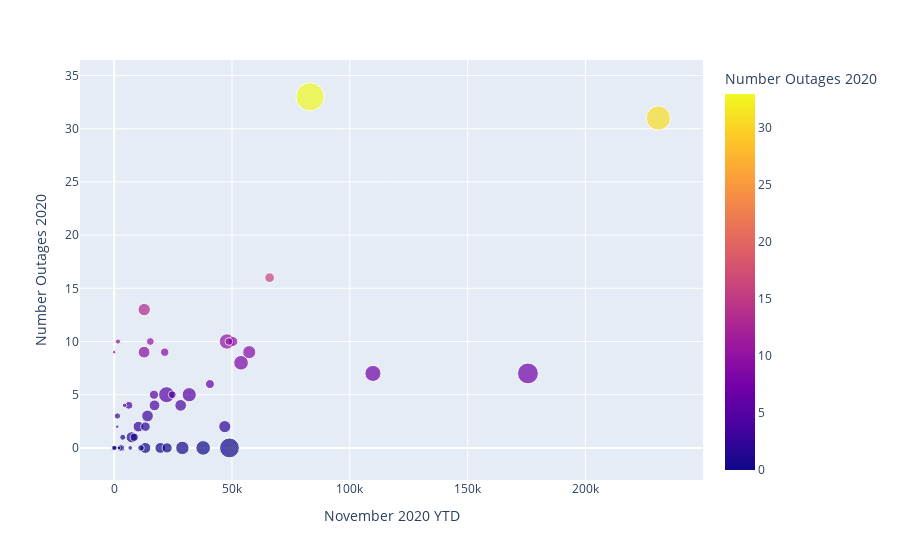

The notebook cell this image was saved under:
### Code cell
px.scatter(df, x='November 2020 YTD', y='Number Outages 2020', hover_name=df.index, size='Population 2019',
          color='Number Outages 2020')

### Figure 1 — Plotly figure (JSON) as saved in the notebook; plotly's stock layout.template omitted (floating-point values rounded to 4 significant figures)
{"data": [{"hovertemplate": "<b>%{hovertext}</b><br><br>November 2020 YTD=%{x}<br>Number Outages 2020=%{marker.color}<br>Population 2019=%{marker.size}<extra></extra>", "hovertext": ["Connecticut", "Maine", "Massachusetts", "New Hampshire", "Rhode Island", "Vermont", "New Jersey", "New York", "Pennsylvania", "Illinois", "Indiana", "Michigan", "Ohio", "Wisconsin", "Iowa", "Kansas", "Minnesota", "Missouri", "Nebraska", "North Dakota", "South Dakota", "Delaware", "Florida", "Georgia", "Maryland", "North Carolina", "South Carolina", "Virginia", "West Virginia", "Alabama", "Kentucky", "Mississippi", "Tennessee", "Arkansas", "Louisiana", "Oklahoma", "Texas", "Arizona", "Colorado", "Idaho", "Montana", "Nevada", "New Mexico", "Utah", "Wyoming", "California", "Oregon", "Washington", "Alaska", "Hawaii"], "legendgroup": "", "marker": {"color": [9, 10, 9, 0, 0, 9, 0, 0, 7, 5, 4, 5, 10, 0, 4, 0, 2, 1, 3, 0, 0, 4, 7, 8, 0, 0, 0, 9, 0, 10, 2, 10, 3, 10, 16, 6, 31, 2, 4, 1, 0, 5, 0, 1, 2, 33, 5, 13, 0, 0], "coloraxis": "coloraxis", "size": [3565287, 1344212, 6892503, 1359711, 1059361, 623989, 8882190, 19453561, 12801989, 12671821, 6732219, 9986857, 11689100, 5822434, 3155070, 2913314, 5639632, 6137428, 1934408, 762062, 884659, 973764, 21477737, 10617423, 6045680, 10488084, 5148714, 8535519, 1792147, 4903185, 4467673, 2976149, 6829174, 3017804, 4648794, 3956971, 28995881, 7278717, 5758736, 1787065, 1068778, 3080156, 2096829, 3205958, 578759, 39512223, 4217737, 7614893, 731545, 1415872], "sizemode": "area", "sizeref": 98780.0, "symbol": "circle"}, "mode": "markers", "name": "", "orientation": "v", "showlegend": false, "type": "scatter", "x": [21440, 1614, 12709, 3531, 6814, 2, 28953, 48921, 109796, 22255, 28222, 31851, 47849, 19600, 6255, 2831, 10298, 7432, 1393, 1383, 1138, 4423, 175573, 53844, 13234, 37775, 22475, 57319, 2598, 50369, 13302, 48699, 14165, 15342, 65959, 40634, 230883, 46952, 17113, 3644, 352, 24661, 11389, 8519, 1317, 83108, 16895, 12752, 2060, 0], "xaxis": "x", "y": [9, 10, 9, 0, 0, 9, 0, 0, 7, 5, 4, 5, 10, 0, 4, 0, 2, 1, 3, 0, 0, 4, 7, 8, 0, 0, 0, 9, 0, 10, 2, 10, 3, 10, 16, 6, 31, 2, 4, 1, 0, 5, 0, 1, 2, 33, 5, 13, 0, 0], "yaxis": "y"}], "layout": {"coloraxis": {"colorbar": {"title": {"text": "Number Outages 2020"}}, "colorscale": [[0, "#0d0887"], [0.1111, "#46039f"], [0.2222, "#7201a8"], [0.3333, "#9c179e"], [0.4444, "#bd3786"], [0.5556, "#d8576b"], [0.6667, "#ed7953"], [0.7778, "#fb9f3a"], [0.8889, "#fdca26"], [1, "#f0f921"]]}, "legend": {"itemsizing": "constant", "tracegroupgap": 0}, "margin": {"t": 60}, "xaxis": {"anchor": "y", "domain": [0, 1], "title": {"text": "November 2020 YTD"}}, "yaxis": {"anchor": "x", "domain": [0, 1], "title": {"text": "Number Outages 2020"}}}}
